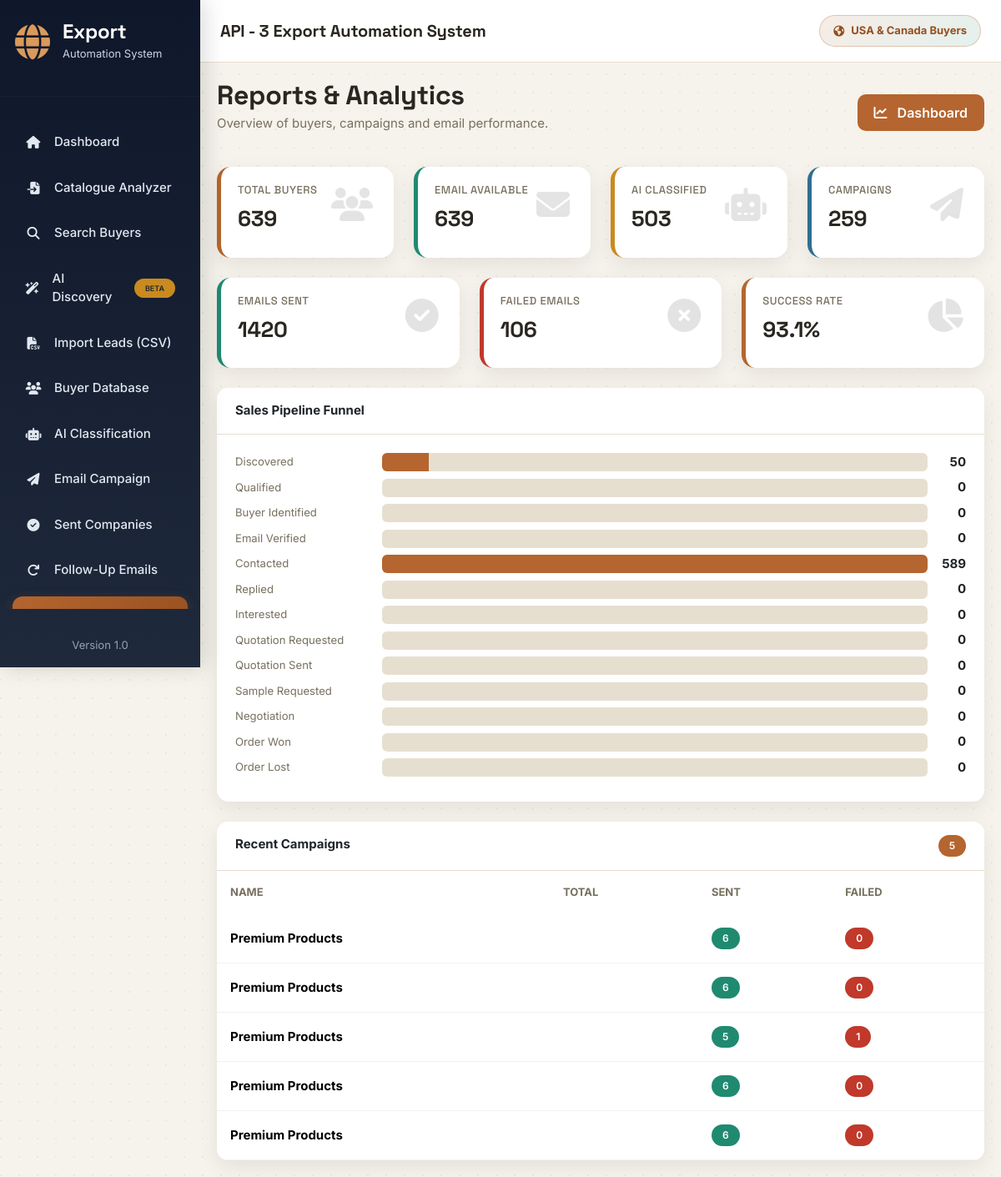
Page /reports on the committed database.
### app/models.py (models this page shows)
class Campaign(db.Model):
    __tablename__ = "campaigns"
    id = db.Column(db.Integer, primary_key=True)
    campaign_name = db.Column(db.String(150), nullable=False)
    subject = db.Column(db.String(255), nullable=False)
    body = db.Column(db.Text, nullable=False)
    recipients = db.Column(db.Integer, default=0)
    sent = db.Column(db.Integer, default=0)
    failed = db.Column(db.Integer, default=0)
    created_at = db.Column(
        db.DateTime,
        default=datetime.utcnow
    )

### app/routes/reports.py (the view)
@reports_bp.route("/reports")
def reports():
    data = DashboardService().get_dashboard_data()
    return render_template(
        "reports.html",
        total_buyers=data.get("total_buyers", 0),
        email_buyers=data.get("email_buyers", 0),
        classified_buyers=data.get("classified_buyers", 0),
        total_campaigns=data.get("total_campaigns", 0),
        total_sent=data.get("total_sent", 0),
        total_failed=data.get("total_failed", 0),
        success_rate=data.get("success_rate", 0),
        recent_campaigns=data.get("recent_campaigns", []),
        pipeline_counts=StageService().counts_by_stage()
    )

### app/services/crm/stage_service.py (called while the page is built)
    def counts_by_stage(self):
        rows = db.session.query(
            Buyer.pipeline_stage,
            db.func.count(Buyer.id)
        ).group_by(
            Buyer.pipeline_stage
        ).all()
        counts = {stage: 0 for stage in self.STAGE_ORDER}
        for stage, count in rows:
            if stage in counts:
                counts[stage] = count
            elif stage is None:
                counts["Discovered"] += count
        return [(stage, counts[stage]) for stage in self.STAGE_ORDER]

### app/services/database/intern_repository.py (called while the page is built)
    def all(self):
        return Intern.query.order_by(
            Intern.date_joined.desc()
        ).all()

    def totals(self):
        interns = self.all()
        return {
            "emails_sent": sum(i.emails_sent or 0 for i in interns),
            "automated_responses": sum(i.automated_responses or 0 for i in interns),
            "positive_responses": sum(i.positive_responses or 0 for i in interns),
            "active_count": sum(1 for i in interns if i.status == "Active"),
            "inactive_count": sum(1 for i in interns if i.status != "Active"),
        }

### app/templates/reports.html
{% extends "base.html" %}
{% block content %}
<div class="fade-up">
    <div class="d-flex justify-content-between align-items-center mb-4">
        <div>
            <h2 class="fw-bold mb-1">
                Reports & Analytics
            </h2>
            <p class="text-muted">
                Overview of buyers, campaigns and email performance.
            </p>
        </div>
        <a
            href="/dashboard"
            class="btn btn-primary">
            <i class="fa-solid fa-chart-line me-2"></i>
            Dashboard
        </a>
    </div>
    <div class="row g-4 mb-4">
        <div class="col-lg-3 col-md-6">
            <div class="stats-card stats-primary">
                <i class="fa-solid fa-users"></i>
                <h6>Total Buyers</h6>
                <h2>{{ total_buyers }}</h2>
            </div>
        </div>
        <div class="col-lg-3 col-md-6">
            <div class="stats-card stats-success">
                <i class="fa-solid fa-envelope"></i>
                <h6>Email Available</h6>
                <h2>{{ email_buyers }}</h2>
            </div>
        </div>
        <div class="col-lg-3 col-md-6">
            <div class="stats-card stats-warning">
                <i class="fa-solid fa-robot"></i>
                <h6>AI Classified</h6>
                <h2>{{ classified_buyers }}</h2>
            </div>
        </div>
        <div class="col-lg-3 col-md-6">
            <div class="stats-card stats-info">
                <i class="fa-solid fa-paper-plane"></i>
                <h6>Campaigns</h6>
                <h2>{{ total_campaigns }}</h2>
            </div>
        </div>
    </div>
    <div class="row g-4 mb-4">
        <div class="col-lg-4">
            <div class="stats-card stats-success">
                <i class="fa-solid fa-circle-check"></i>
                <h6>Emails Sent</h6>
                <h2>{{ total_sent }}</h2>
            </div>
        </div>
        <div class="col-lg-4">
            <div class="stats-card stats-danger">
                <i class="fa-solid fa-circle-xmark"></i>
                <h6>Failed Emails</h6>
                <h2>{{ total_failed }}</h2>
            </div>
        </div>
        <div class="col-lg-4">
            <div class="stats-card stats-primary">
                <i class="fa-solid fa-chart-pie"></i>
                <h6>Success Rate</h6>
                <h2>{{ success_rate }}%</h2>
            </div>
        </div>
    </div>
    <div class="card mb-4">
        <div class="card-header">
            Sales Pipeline Funnel
        </div>
        <div class="card-body">
            {% set max_count = pipeline_counts|map(attribute=1)|max %}
            {% for stage, count in pipeline_counts %}
                <div class="d-flex align-items-center gap-3 mb-2">
                    <div class="text-muted small" style="min-width: 160px;">
                        {{ stage }}
                    </div>
                    <div class="flex-grow-1" style="background:var(--border); border-radius:6px; height:22px; overflow:hidden;">
                        <div style="background:var(--primary); height:100%; width:{{ (count / max_count * 100) if max_count else 0 }}%;"></div>
                    </div>
                    <div class="fw-bold" style="min-width: 30px; text-align:right;">
                        {{ count }}
                    </div>
                </div>
            {% endfor %}
        </div>
    </div>
    <div class="card">
        <div class="card-header d-flex justify-content-between">
            <span>
                Recent Campaigns
            </span>
            <span class="badge bg-primary">
                {{ recent_campaigns|length }}
            </span>
        </div>
        <div class="table-responsive">
            <table class="table align-middle">
                <thead>
                    <tr>
                        <th>Name</th>
                        <th>Total</th>
                        <th>Sent</th>
                        <th>Failed</th>
                    </tr>
                </thead>
                <tbody>
                {% for campaign in recent_campaigns %}
                <tr>
                    <td>
                        <strong>
                            {{ campaign.campaign_name }}
                        </strong>
                    </td>
                    <td>{{ campaign.total }}</td>
                    <td>
                        <span class="badge bg-success">
                            {{ campaign.sent }}
                        </span>
                    </td>
                    <td>
                        <span class="badge bg-danger">
                            {{ campaign.failed }}
                        </span>
                    </td>
                </tr>
                {% else %}
                <tr>
                    <td colspan="4" class="text-center text-muted py-4">
                        No campaigns available.
                    </td>
                </tr>
                {% endfor %}
                </tbody>
            </table>
        </div>
    </div>
</div>
{% endblock %}

### app/static/css/style.css (style rules this page uses)
:root { --primary:#b5652f; --primary-dark:#96501f; --sidebar:#0b1626; --sidebar-hover:#16233a; --success:#1f8a70; --danger:#c0392b; --warning:#c98a1f; --info:#2f6f8f; --background:#f6f3ec; --white:#ffffff; --border:#e6dfd0; --text:#2a2620; --muted:#77705f; --radius:14px; --shadow:0 8px 24px rgba(24,17,6,.08); --font-display:'Space Grotesk',sans-serif; --sidebar-width:270px; --sidebar-width-lg:240px; }
* { margin:0; padding:0; box-sizing:border-box; font-family:'Inter',sans-serif; }
html { overflow-x:hidden; width:100%; }
body { background:var(--background); background-image: radial-gradient(circle at 1px 1px, rgba(24,17,6,.05) 1px, transparent 0); background-size:22px 22px; color:var(--text); overflow-x:hidden; width:100%; font-size:15px; }
a { text-decoration:none; }
h1, h2, h3, h4, h5, h6 { font-family:var(--font-display); letter-spacing:-.01em; }
.card { border:none; border-radius:var(--radius); box-shadow:var(--shadow); transition:.25s ease; overflow:hidden; max-width:100%; }
.card-header { background:white; border-bottom:1px solid var(--border); font-weight:700; padding:16px 22px; }
.card-body { padding:22px; max-width:100%; }
.stats-card { background:white; border-radius:16px; padding:22px; box-shadow:var(--shadow); position:relative; overflow:hidden; transition:.3s; height:100%; }
.stats-card h6 { color:var(--muted); font-size:13px; margin-bottom:12px; text-transform:uppercase; letter-spacing:.5px; }
.stats-card h2 { font-size:30px; font-weight:700; margin-bottom:10px; }
.stats-card i { position:absolute; right:25px; top:25px; font-size:40px; opacity:.12; }
.stats-primary { border-left:5px solid var(--primary); }
.stats-success { border-left:5px solid var(--success); }
.stats-warning { border-left:5px solid var(--warning); }
.stats-danger { border-left:5px solid var(--danger); }
.stats-info { border-left:5px solid var(--info); }
.btn { border-radius:10px; padding:10px 20px; font-weight:600; transition:.25s; }
.btn-primary { background:var(--primary); border:none; }
.table { margin-bottom:0; vertical-align:middle; }
.table thead { background:#f8fafc; }
.table thead th { border:none; color:var(--muted); font-weight:700; font-size:13px; text-transform:uppercase; padding:16px; white-space:nowrap; }
.table tbody td { padding:16px; border-color:#edf2f7; }
.table tbody tr { transition:.2s; }
.table-responsive { overflow-x:auto; -webkit-overflow-scrolling:touch; max-width:100%; }
.badge { padding:7px 13px; border-radius:30px; font-weight:600; font-size:12px; white-space:nowrap; }
.bg-success { background:var(--success)!important; }
.bg-danger { background:var(--danger)!important; }
.bg-primary { background:var(--primary)!important; }
.text-muted { color:var(--muted)!important; }
.fade-up { animation:fadeUp .5s ease; }
@media (max-width:1400px) { .stats-card { padding:20px; } }
@media (max-width:1366px) { .stats-card h2 { font-size:26px; } }

### rows in the picture
Campaign: campaign_name "Premium Products", sent "6", failed "0"
Campaign: campaign_name "Premium Products", sent "6", failed "0"
Campaign: campaign_name "Premium Products", sent "5", failed "1"
Campaign: campaign_name "Premium Products", sent "6", failed "0"
Campaign: campaign_name "Premium Products", sent "6", failed "0"

### other values in the picture
{{ total_buyers }} "639"
{{ email_buyers }} "639"
{{ classified_buyers }} "503"
{{ total_campaigns }} "259"
{{ total_sent }} "1420"
{{ total_failed }} "106"
{{ success_rate }} "93.1"
{{ stage }} "Discovered" "Qualified" "Buyer Identified" "Email Verified" "Contacted" "Replied" "Interested" "Quotation Requested" "Quotation Sent" "Sample Requested" "Negotiation" "Order Won" "Order Lost"
{{ count }} "50" "0" "0" "0" "589" "0" "0" "0" "0" "0" "0" "0" "0"
{{ recent_campaigns|length }} "5"
